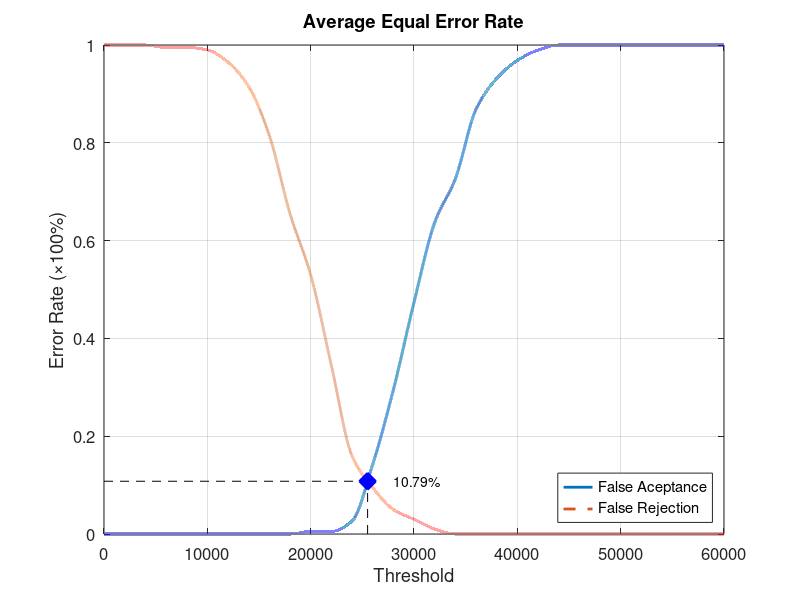
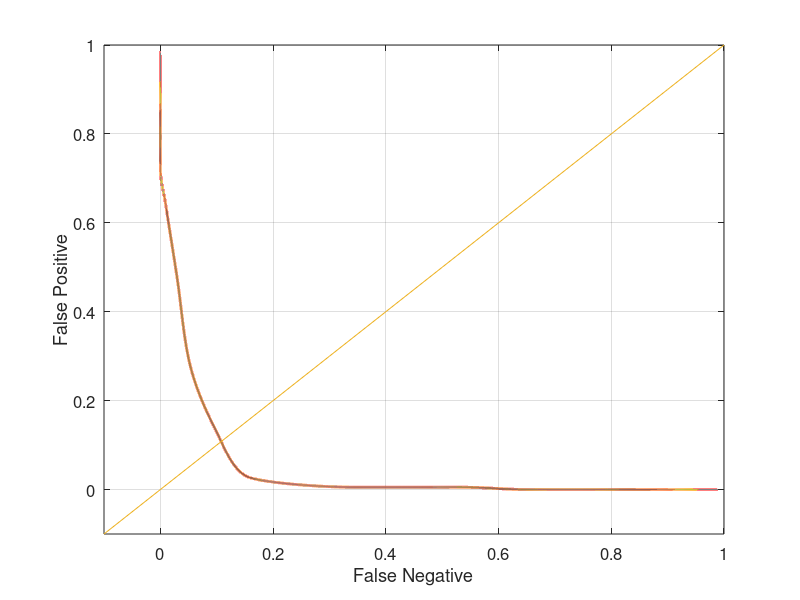

These figures' MATLAB source, in order:
function yEER = Database1_2
close all;
clear;
clc;
x = 0:2000:60000;
xq = 0:0.5:60000;

y0 = [0 0 0 0 0 0 0 0 0 0 0.00526316 0.00526316 0.0263158 0.142105 0.294737 0.473684 0.636842 0.726316 0.868421 0.931579 0.968421 0.989474 1 1 1 1 1 1 1 1 1];
yy0 = interp1(x, y0, xq, 'pchip');
y1 = [1 1 1 0.995 0.995 0.99 0.965 0.915 0.815 0.655 0.53 0.345 0.16 0.095 0.05 0.03 0.01 0 0 0 0 0 0 0 0 0 0 0 0 0 0];
yy1 = interp1(x, y1, xq, 'pchip');

% Calculating EER: 
y2 = abs(y0 - y1);
find(y2 == min(y2))
yy2 = abs(yy0 - yy1);
xEER = find(yy2 == min(yy2));
xEERIndex = xq(xEER) % X-axis EER
yEER = yy0(xEER) % Y-axis EER

main = figure
plot(xq, yy0,'-','LineWidth', 2);	hold on
plot(xq, yy1,'--','LineWidth', 2);	hold on
plot([xEERIndex xEERIndex], [0 yEER], 'k--');	hold on
plot([0 xEERIndex], [yEER yEER], 'k--');	hold on
plot(xEERIndex, yEER, 'bx', 'LineWidth', 10);	hold on
text(xEERIndex + 10 * xEERIndex / 100, yEER, [num2str(round((10000 * yEER)) / 100) '%'])
legend('False Aceptance', 'False Rejection', 'Location', 'SouthEast')
xlabel('Threshold')
ylabel('Error Rate (\times100%)')
title('Average Equal Error Rate')
set(gca, 'FontSize', 12)
axis([0 60000 0 1])
grid on

print(main, 'Database1_2Main', '-dpng');
FNRxFPR = figure('Color', [1 1 1]);
plot(yy1, yy0, '-', yy1, yy0, 'LineWidth', 2);
hold on
y = -0.1:0.1:1
plot(y, y); 
set(gca, 'FontSize', 12)
xlabel('False Negative')
ylabel('False Positive')
axis([-0.1 1 -0.1 1])
set(gca, 'FontSize', 12)
grid on

print(FNRxFPR, 'Database1_2FNRxFPR','-dpng');
end
